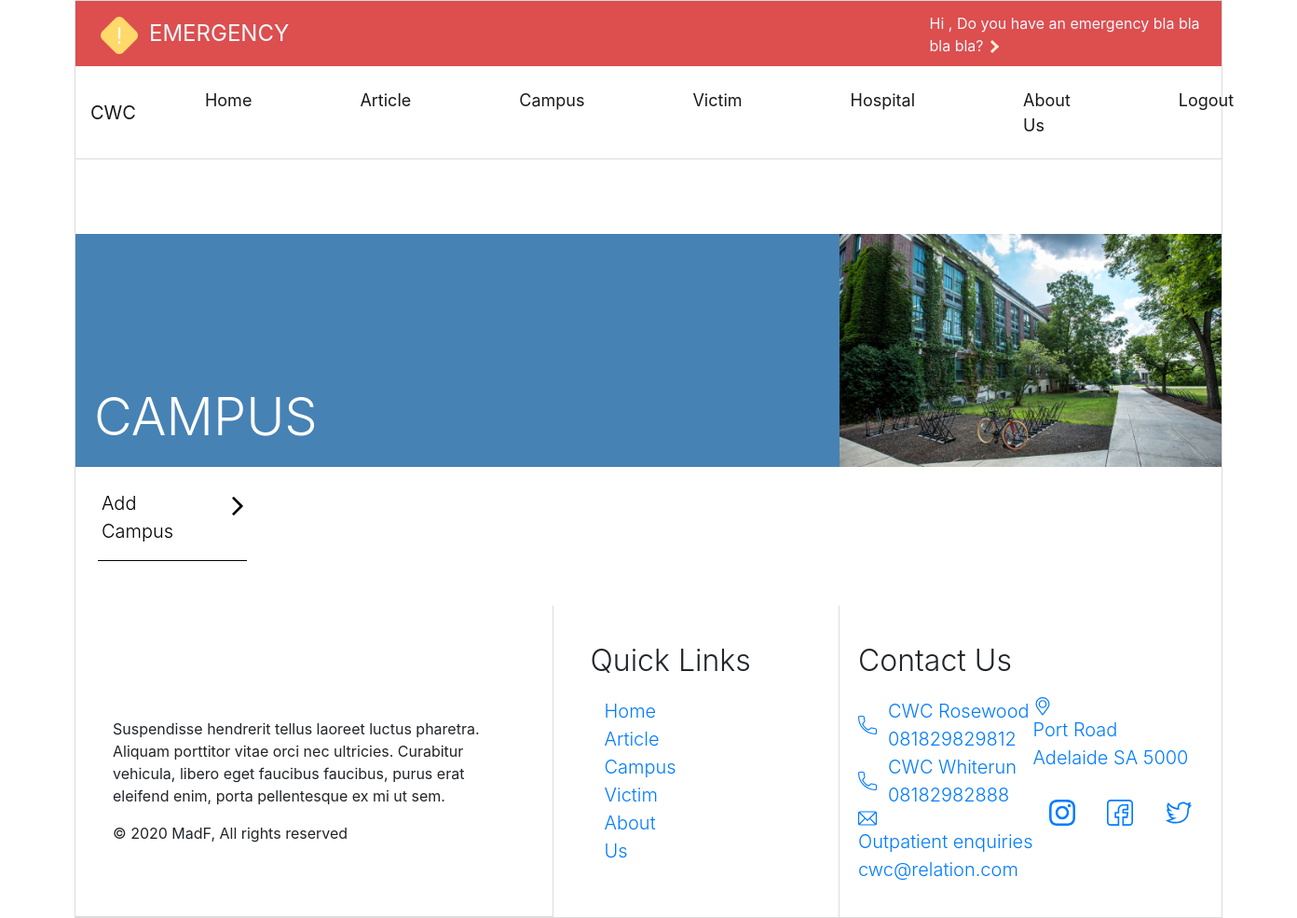
Before: /index.php/kampus with the older database file.
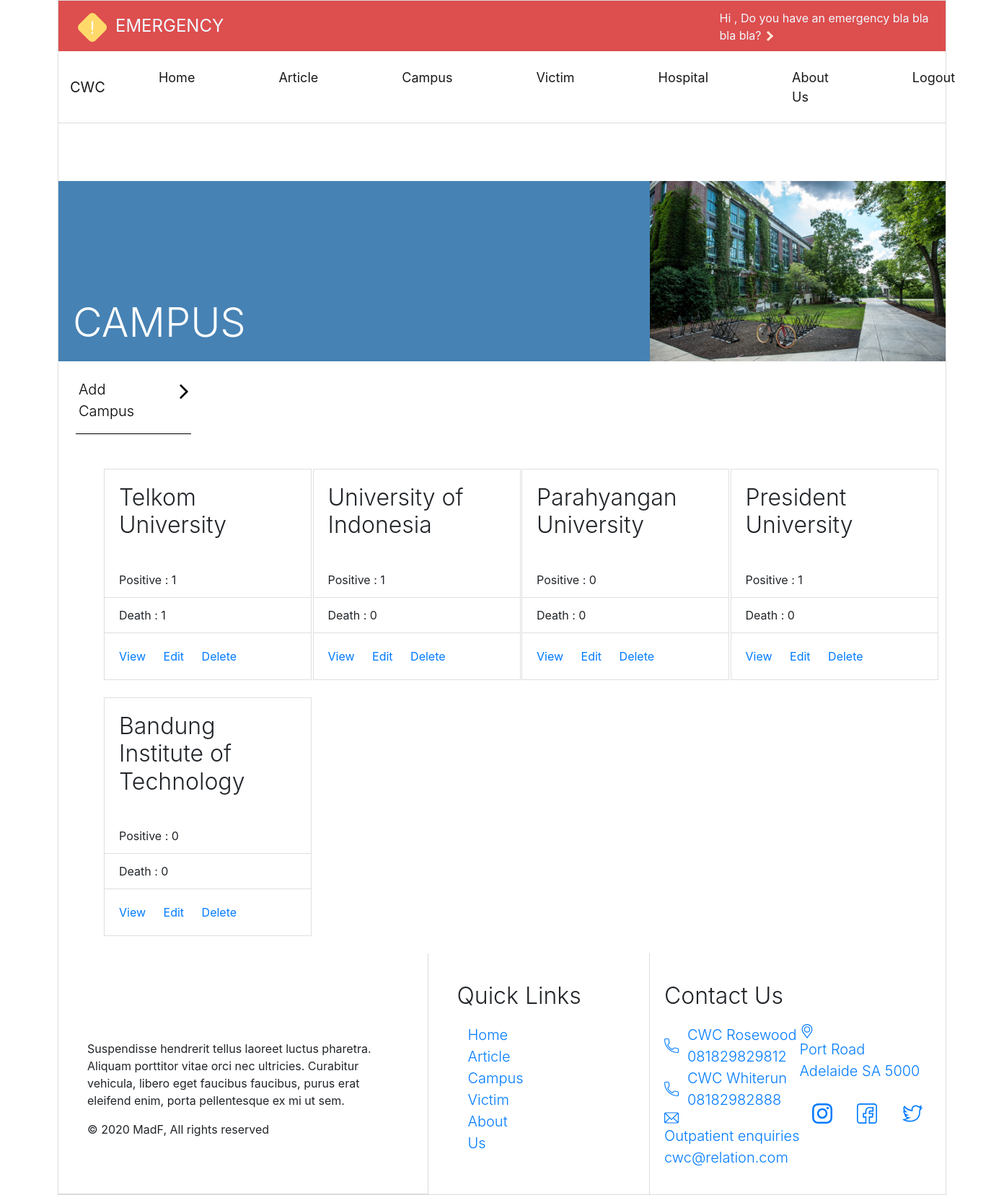
After: the same page with the newer database file.
### tables this page shows
CREATE TABLE `kampus` (
  `id` int(100) NOT NULL,
  `namaKampus` varchar(200) NOT NULL,
  `jumlahTerjangkit` int(100) NOT NULL,
  `jumlahMeninggal` int(100) NOT NULL,
  `jumlahSembuh` int(100) NOT NULL,
  `jumlahODP` int(100) NOT NULL,
  `jumlahPDP` int(100) NOT NULL,
  `jumlahODR` int(100) NOT NULL,
  `rsTerdekat` varchar(200) NOT NULL
);

### application/controllers/kampus.php (called while the page is built, shortened)
<?php
class kampus extends CI_Controller {
	function __construct()
	{
		$this->load->model('KampusModel');
		$this->load->model('RumahSakitModel');
	}
	public function index()
	{
		$content['kampus'] = $this->KampusModel->get_all();
		$content['rumahsakit'] = $this->RumahSakitModel->get_all();
		$this->load->view('navbar');
		$this->load->view('campusView',$content);
		$this->load->view('footer');
	}
}

### index.php (called while the page is built, shortened)
<?php
require_once BASEPATH.'core/CodeIgniter.php';

### application/models/KampusModel.php (called while the page is built, shortened)
<?php
class KampusModel extends CI_Model {
	public function get_all(){
		return $this->db->get('kampus')->result_array();
	}
}

### application/views/campusView.php (the view, shortened to what this page needs)
  <div class="campusTitleBar row">
      <div class="col d-flex align-items-end">
          <div class="titleCampus display-4" >CAMPUS</div>
      </div>
      <div
	class="titleCampusImage col-4"
></div>
  </div>
  <?php if ($_SESSION['username']!="Guest") { ?>
  <div class="arrowWhiteAnchorWithBottomBorder ml-4 mt-4">
      <a class="" href=""  data-toggle="modal" data-target="#addCampusModal">
          <div class="d-flex align-self-end">
              <div class="pl-1">
                  <p class="lead">Add Campus</p>
              </div>
              <div class="pt-1 pl-4">
                  <img class="arrowRight3" src="img/angle-arrow-pointing-to-right.svg" alt="">
              </div>
          </div>
      </a>
  </div>
  <?php } ?>
  <div class="row align-self-center mt-5 ml-5 mr-4">
      <?php foreach ($kampus as $k) {?>
      <div class="col-lg-3 col-md-3 mb-4">
          <div class="card rounded-0" style="width: 18rem;">
              <div class="card-body">
                  <h5 class="card-title display-5"><?= $k['namaKampus'] ?></h5>
              </div>
              <ul class="list-group list-group-flush">
                  <li class="list-group-item">Positive : <?= $k['jumlahTerjangkit']?></li>
                  <li class="list-group-item">Death : <?= $k['jumlahMeninggal']?></li>
              </ul>
              <div class="card-body">
                  <a href="<?= site_url('kampus') ?>/<?= $k['id']?>" class="card-link" data-toggle="modal" data-target="#viewCampusModal<?= $k['id']?>">View</a>
                  <?php if ($_SESSION['username']!="Guest") { ?>
                      <a href="#" class="card-link" data-toggle="modal" data-target="#editCampusModal<?= $k['id']?>">Edit</a>
                      <a href="<?= site_url('kampus') ?>/hapusKampus/<?= $k['id'] ?>" class="card-link">Delete</a>
                  <?php } ?>
              </div>
          </div>
      </div>
      <?php } ?>
  </div>

### application/views/navbar.php (shortened to what this page needs)
<!DOCTYPE html>
<html lang="en">
	<head>
		<link
			rel="stylesheet"
			href="https://stackpath.bootstrapcdn.com/bootstrap/4.4.1/css/bootstrap.min.css"
		/>
		<link rel="stylesheet" type="text/css" href="<?php echo base_url().'assets/style.css'?>" />
	</head>
	<body>
		<header>
			<div id="emergencyTab">
				<div class="row align-items-center" id="emergencyRow">
					<div class="col-9">
						<div class="row align-items-center">
							<img src=" <?php echo base_url().'assets/img/alert.png'?>" alt="alert" id="alertEmergency" />
							<h4 id="titleEmergency">EMERGENCY</h4>
						</div>
					</div>
					<div class="col">
						<?php if ($_SESSION['username']!="Guest") { ?>
						<a href="" id="emergencyQuestion">
							Hi <?php echo $_SESSION['username'] ?>, Do you have an emergency bla bla bla bla?
							<i class="arrowRight"></i>
						</a>
						<?php } ?>
					</div>
				</div>
			</div>
			<nav class="navbar navbar-expand-lg navbar-light">
				<a class="navbar-brand" href="<?= site_url() ?>">CWC</a>
				<div class="collapse navbar-collapse" id="navbarNav">
					<ul class="navbar-nav ml-auto">
						<li class="nav-item active">
							<a class="nav-link" href="<?= site_url() ?>"
								>Home <span class="sr-only">(current)</span></a
							>
						</li>
						<li class="nav-item active">
							<a class="nav-link" href="<?= site_url('artikel') ?>">Article</a>
						</li>
						<li class="nav-item active">
							<a class="nav-link" href="<?= site_url('kampus') ?>">Campus</a>
						</li>
						<li class="nav-item active">
							<a class="nav-link" href="<?= site_url('pasien') ?>">Victim</a>
						</li>
						<li class="nav-item active">
							<a class="nav-link" href="<?= site_url('rumahsakit') ?>">Hospital</a>
						</li>
						<li class="nav-item active">
							<a class="nav-link" href="#">About Us</a>
						</li>
						<?php if ($_SESSION['username']!="Guest") { ?>
							<li class="nav-item active">
								<a class="nav-link" href="<?= site_url('home/logout') ?>">Logout</a>
							</li>
						<?php } else { ?>
							<li class="nav-item active">
								<a class="nav-link" href="<?= site_url('login') ?>">Login</a>
							</li>
						<?php } ?>
					</ul>
				</div>
			</nav>
			<div class="row">
				<div class="col-2">
				</div>
				<div class="col-4">
				</div>
			</div>
		</header>

### application/views/footer.php (shortened to what this page needs)
<footer class="footer">
			<div class="row" style="">
				<div
					class="col-md-5"
					style="
						padding: 40px;
						border-right: 1px solid gainsboro;
						border-bottom: 1px solid gainsboro;
					"
				>
					<p>
						Suspendisse hendrerit tellus laoreet luctus pharetra. Aliquam
						porttitor vitae orci nec ultricies. Curabitur vehicula, libero eget
						faucibus faucibus, purus erat eleifend enim, porta pellentesque ex
						mi ut sem.
					</p>
					<p>© 2020 MadF, All rights reserved</p>
				</div>
				<div
					class="col-md-3 footer-nav animated fadeInUp"
					style="padding: 40px; border-right: 1px solid gainsboro;"
				>
					<h2 class="" style="font-weight: 300; margin-bottom: 20px;">
						Quick Links
					</h2>
					<div class="col-md-6">
						<ul class="list-unstyled" style="">
							<li class="lead"><a href="<?= site_url() ?>">Home</a></li>
							<li class="lead"><a href="<?= site_url('artikel') ?>">Article</a></li>
							<li class="lead"><a href="<?= site_url('kampus') ?>">Campus</a></li>
							<li class="lead"><a href="<?= site_url('pasien') ?>">Victim</a></li>
							<li class="lead"><a href="#">About Us</a></li>
						</ul>
					</div>
				</div>
				<div class="col-md-4" style="padding-top: 40px; padding-left: 20px;">
					<h2 class="" style="font-weight: 300; margin-bottom: 20px;">
						Contact Us
					</h2>
					<div class="row">
						<div class="col">
							<ul class="list-unstyled">
								<li>
									<a class="row d-flex align-items-center" href="#">
										<div class="lead">
											CWC Rosewood<br />
											081829829812
										</div>
									</a>
								</li>
								<li>
									<a class="row d-flex align-items-center" href="#">
										<div class="lead">
											CWC Whiterun<br />
											08182982888
										</div>
									</a>
								</li>
								<li>
									<a class="row d-flex align-items-center" href="#">
										<div class="lead">
											Outpatient enquiries <br />
											cwc@relation.com
										</div>
									</a>
								</li>
							</ul>
						</div>
						<div class="col">
							<a
								class="row d-flex align-items-center"
								href="#"
								style="margin-bottom: 30px;"
							>
								<div class="lead">
									Port Road <br />
									Adelaide SA 5000
								</div>
							</a>
							<div class="d-flex justify-content-around">
								<a href="">
								</a>
								<a href="">
								</a>
								<a href="">
								</a>
							</div>
						</div>
					</div>
				</div>
			</div>
		</footer>
	</body>
</html>

### assets/style.css (style rules this page uses)
* { margin: 0; padding: 0; }
body { margin-left: 80px; margin-right: 80px; border-style: solid; border-width: 0.5px; border-color: gainsboro; }
.navbar { font-size: large; height: 100px; border-bottom: 1px solid gainsboro; }
.col, .row { margin: 0; padding: 0; }
.display-5 { font-weight: 300; font-size: xx-large; }
.navbar-nav > li { margin-left: 50px; margin-right: 50px; }
#emergencyRow { padding: 12px; -webkit-transition: 0.3s ease; -moz-transition: 0.3s ease; -o-transition: 0.3s ease; transition: 0.3s ease; }
#emergencyTab { height: 70px; background-color: rgb(221, 78, 78); color: aliceblue; }
#alertEmergency { width: 40px; }
#titleEmergency { margin-top: 5px; margin-left: 12px; font-weight: normal; }
#emergencyQuestion { color: aliceblue; display: inline-block; text-decoration: none; }
#emergencyQuestion::after { content: ''; display: block; width: 0; height: 2px; background: antiquewhite; transition: width .3s; }
.arrowRight { border: solid antiquewhite; border-width: 0 3px 3px 0; display: inline-block; padding: 3px; width: 10px; height: 10px; transform: rotate(-45deg); -webkit-transform: rotate(-45deg); }
.arrowRight3 { width: 20px; }
.footerIcon { width: 20px; height: 20px; margin-right: 12px; }
.footerIconSocial { width: 28px; height: 28px; }
.campusTitleBar { height: 250px; background-color: steelblue; }
.titleCampus { padding-left: 20px; padding-bottom: 20px; color: white; }
.titleCampusImage { background-image: url(img/ryan-jacobson-cXUOQWdRV4I-unsplash.jpg); background-size: cover; }
.arrowWhiteAnchorWithBottomBorder { border-bottom: 1px solid black; width: 160px; }
.arrowWhiteAnchorWithBottomBorder > a { text-decoration: none; color: black; }

Changed rows visible on the page:
added kampus: namaKampus "Telkom University", jumlahTerjangkit "1", jumlahMeninggal "1"
added kampus: namaKampus "University of Indonesia", jumlahTerjangkit "1", jumlahMeninggal "0"
added kampus: namaKampus "Parahyangan University", jumlahTerjangkit "0", jumlahMeninggal "0"
added kampus: namaKampus "President University", jumlahTerjangkit "1", jumlahMeninggal "0"
added kampus: namaKampus "Bandung Institute of Technology", jumlahTerjangkit "0", jumlahMeninggal "0"
